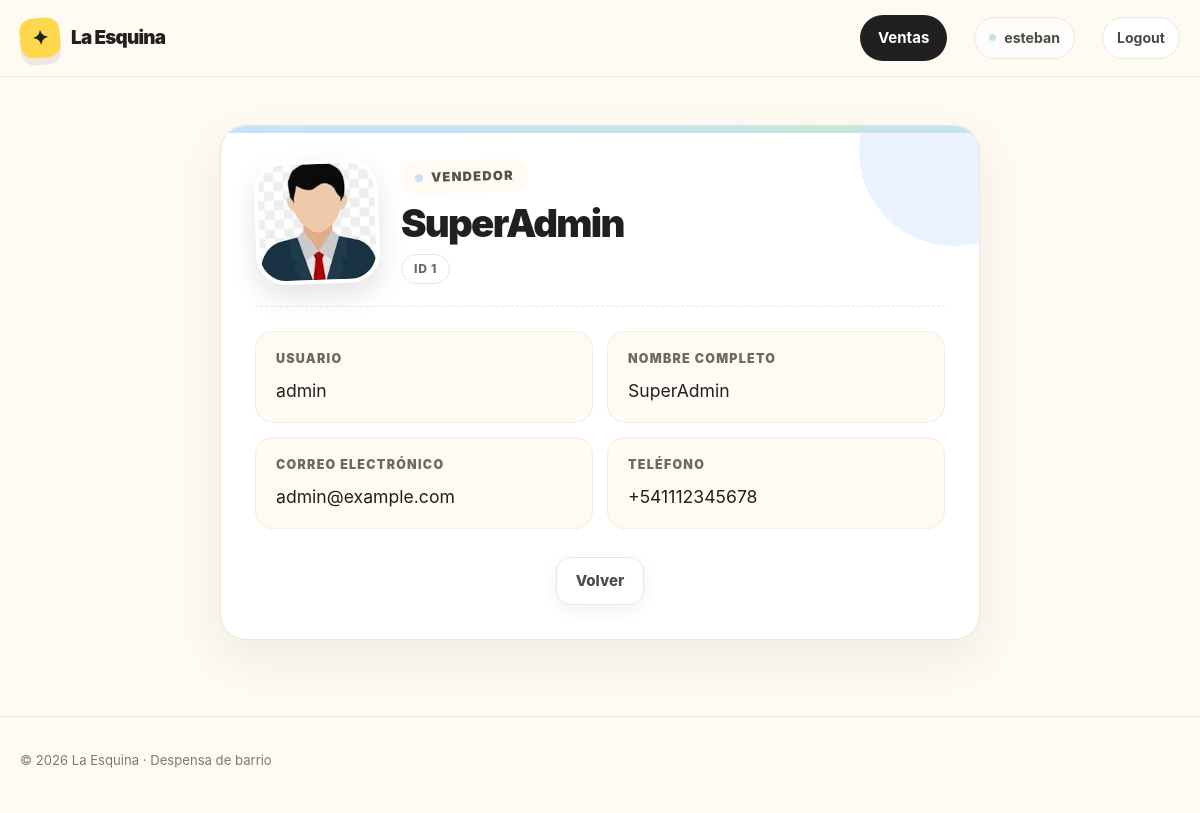
Screenshot of /ventas/vendedor/detail/1 (signed in) with the database file from the repository.
### ventas/models/vendedor.py (models this page shows)
class Vendedor(models.Model):
    usuario = models.OneToOneField(
        settings.AUTH_USER_MODEL, on_delete=models.CASCADE, related_name="vendedor"
    )
    telefono = PhoneNumberField(blank=True)
    foto_perfil = models.ImageField(null=True, blank=True, upload_to="vendedores/perfiles/")
    def __str__(self) -> str:
        return self.usuario.get_full_name() or self.usuario.username
    class Meta:
        verbose_name = "Vendedor"
        verbose_name_plural = "Vendedores"

### ventas/views/vendedor.py (the view)
# urls.py: path("vendedor/detail/<int:pk>", VendedorDetail.as_view(), name="vendedor_detail"),
class VendedorDetail(StaffRequiredMixin, DetailView):
    model = Vendedor
    context_object_name = "vendedor"

### core/mixins.py (called while the page is built)
    def test_func(self) -> bool:
        return bool(self.request.user.is_staff)

### ventas/templates/ventas/vendedor_detail.html
{% extends "core/base.html" %}
{% load static %}
{% block styles %}
    <link rel="stylesheet" href="{% static 'core/css/detail.css' %}" />
{% endblock styles %}
{% block content %}
    <div class="container section">
        <div class="detail-card detail-card--blue">
            <header class="detail-head detail-head--profile">
                <figure class="detail-avatar">
                    {% if vendedor.foto_perfil %}
                        <img src="{{ vendedor.foto_perfil.url }}"
                             alt="Foto de perfil de {{ vendedor }}" />
                    {% else %}
                        <span class="detail-avatar-fallback" aria-hidden="true">👤</span>
                    {% endif %}
                </figure>
                <div class="detail-head-text">
                    <span class="detail-kicker">Vendedor</span>
                    <h1 class="detail-title">{{ vendedor }}</h1>
                    <span class="detail-id">ID {{ vendedor.pk }}</span>
                </div>
            </header>
            <dl class="detail-fields">
                <div class="detail-field">
                    <dt class="detail-label">Usuario</dt>
                    <dd class="detail-value">
                        {{ vendedor.usuario.username }}
                    </dd>
                </div>
                <div class="detail-field">
                    <dt class="detail-label">Nombre completo</dt>
                    <dd class="detail-value
                               {% if not vendedor.usuario.get_full_name %}detail-value--empty{% endif %}">
                        {{ vendedor.usuario.get_full_name|default:"Sin datos" }}
                    </dd>
                </div>
                <div class="detail-field">
                    <dt class="detail-label">Correo electrónico</dt>
                    <dd class="detail-value
                               {% if not vendedor.usuario.email %}detail-value--empty{% endif %}">
                        {{ vendedor.usuario.email|default:"Sin correo" }}
                    </dd>
                </div>
                <div class="detail-field">
                    <dt class="detail-label">Teléfono</dt>
                    <dd class="detail-value
                               {% if not vendedor.telefono %}detail-value--empty{% endif %}">
                        {{ vendedor.telefono|default:"Sin teléfono" }}
                    </dd>
                </div>
            </dl>
            <div class="page-actions detail-actions">
                <a class="button button-secondary"
                   href="{% url 'ventas:vendedor_list' %}">Volver</a>
            </div>
        </div>
    </div>
{% endblock content %}

### core/templates/core/partials/header.html (shortened to what this page needs)
<div class="nav">
    <div class="container nav-inner">
        <a href="/" class="brand" aria-label="La Esquina, inicio">
            <span class="brand-mark">✦</span>
            <span>La Esquina</span>
        </a>
        <nav class="nav-links" aria-label="Navegación principal">
            {% if user.is_authenticated %}
                <a href="{% url 'ventas:home' %}" class="nav-cta">Ventas</a>
                <span class="nav-user">{{ user.username }}</span>
                <form action="{% url 'core:logout' %}" method="post">
                    <button class="nav-logout" type="submit">Logout</button>
                </form>
            {% else %}
                <a href="{% url 'core:login' %}" class="nav-cta">Acceder</a>
            {% endif %}
        </nav>
    </div>
</div>

### core/static/core/css/base.css (style rules this page uses)
:root { --bg: #fffaf2; --surface: #fff; --ink: #202020; --muted: #6d6a64; --line: #ece6dc; --yellow: #ffd84d; --coral: #ff806f; --mint: #bfe9d7; --blue: #cbdfff; --pink: #ffd3df; --shadow: 0 18px 50px rgba(32, 32, 32, 0.08); }
* { box-sizing: border-box; margin: 0; padding: 0; }
html { scroll-behavior: smooth; }
body { font-family: Inter, ui-sans-serif, system-ui, -apple-system, BlinkMacSystemFont, "Segoe UI", sans-serif; background: var(--bg); color: var(--ink); line-height: 1.5; display: flex; flex-direction: column; min-height: 100vh; }
a { color: inherit; text-decoration: none; }
.container { width: min(1160px, calc(100% - 40px)); margin: 0 auto; }

### core/static/core/css/nav.css (style rules this page uses)
.nav { position: sticky; top: 0; z-index: 20; background: rgba(255, 250, 242, 0.9); backdrop-filter: blur(14px); border-bottom: 1px solid rgba(236, 230, 220, 0.8); }
.nav-inner { min-height: 76px; display: flex; align-items: center; justify-content: space-between; gap: 24px; }
.brand { display: inline-flex; align-items: center; gap: 11px; font-weight: 900; font-size: 1.18rem; letter-spacing: -0.04em; }
.brand-mark { width: 40px; height: 40px; display: grid; place-items: center; border-radius: 13px; background: var(--yellow); transform: rotate(-5deg); font-size: 1.25rem; box-shadow: 0 7px 0 rgba(32, 32, 32, 0.08); }
.nav-links { display: flex; align-items: center; gap: 27px; color: #4b4944; font-size: 0.94rem; font-weight: 700; }
.nav-cta { padding: 12px 18px; border-radius: 999px; background: var(--ink); color: #fff; transition: transform 0.2s ease, background 0.2s ease; }
.nav-links .nav-cta, .nav-links .nav-cta:hover { color: #fff; }
.nav-user { display: inline-flex; align-items: center; gap: 8px; padding: 9px 14px; border: 1px solid var(--line); border-radius: 999px; background: rgba(255, 255, 255, 0.72); color: #4b4944; font-size: 0.88rem; font-weight: 750; }
.nav-user::before { width: 7px; height: 7px; border-radius: 50%; background: var(--mint); content: ""; }
.nav-links form { display: flex; }
.nav-logout { padding: 9px 14px; border: 1px solid var(--line); border-radius: 999px; background: var(--surface); color: #4b4944; font: inherit; font-size: 0.88rem; font-weight: 750; cursor: pointer; transition: transform 0.2s ease, box-shadow 0.2s ease, border-color 0.2s ease; }

### core/static/core/css/components.css (style rules this page uses)
.button { display: inline-flex; align-items: center; justify-content: center; gap: 9px; min-height: 48px; padding: 0 19px; border-radius: 14px; border: 1px solid transparent; font-size: 0.94rem; font-weight: 850; transition: transform 0.2s ease, box-shadow 0.2s ease; }
.button-secondary { background: var(--surface); border-color: var(--line); color: #4f4c46; box-shadow: 0 6px 16px rgba(32, 32, 32, 0.06); }
.page-actions { display: flex; justify-content: center; gap: 12px; }
.section { padding: 48px 0; }

### rows the page displays
Vendedor: foto_perfil (placeholder picture), usuario.last_name "SuperAdmin", pk "1", usuario.username "admin", usuario.get_full_name "SuperAdmin", usuario.email "admin@example.com", telefono "+541112345678"

### other values shown
{{ user.username }} "esteban"
